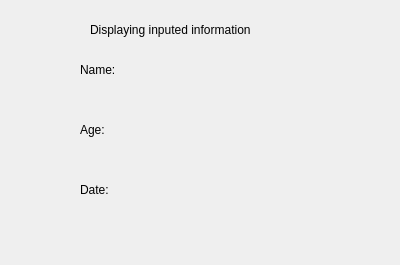
<?xml version="1.0" encoding="UTF-8"?>
<ui version="4.0">
 <class>DisplayWindow</class>
 <widget class="QWidget" name="DisplayWindow">
  <property name="geometry">
   <rect>
    <x>0</x>
    <y>0</y>
    <width>400</width>
    <height>265</height>
   </rect>
  </property>
  <property name="windowTitle">
   <string>Form</string>
  </property>
  <widget class="QLabel" name="infoLabel">
   <property name="geometry">
    <rect>
     <x>90</x>
     <y>20</y>
     <width>261</width>
     <height>20</height>
    </rect>
   </property>
   <property name="text">
    <string>Displaying inputed information</string>
   </property>
  </widget>
  <widget class="QLabel" name="NameLabel">
   <property name="geometry">
    <rect>
     <x>80</x>
     <y>60</y>
     <width>241</width>
     <height>20</height>
    </rect>
   </property>
   <property name="text">
    <string>Name:</string>
   </property>
  </widget>
  <widget class="QLabel" name="AgeLabel">
   <property name="geometry">
    <rect>
     <x>80</x>
     <y>120</y>
     <width>231</width>
     <height>20</height>
    </rect>
   </property>
   <property name="text">
    <string>Age:</string>
   </property>
  </widget>
  <widget class="QLabel" name="DateLabel">
   <property name="geometry">
    <rect>
     <x>80</x>
     <y>180</y>
     <width>261</width>
     <height>20</height>
    </rect>
   </property>
   <property name="text">
    <string>Date:</string>
   </property>
  </widget>
 </widget>
 <resources/>
 <connections/>
</ui>
